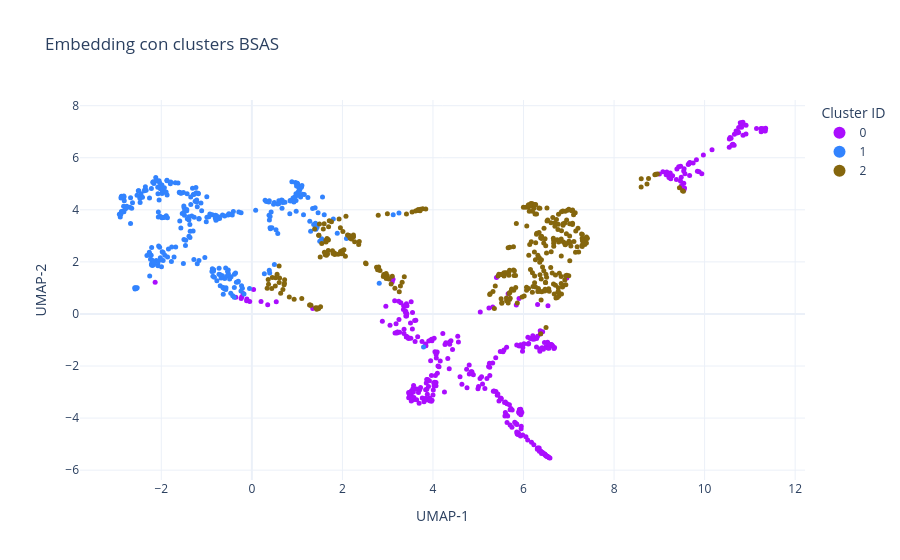

Notebook source saved alongside this figure:
### Code cell
n = len(Y)

#cluster asignado a cada punto
labels = np.full(n, -1, dtype=int)
for cid, cluster in enumerate(C_BSAS_M):
    for idx in cluster:
        if 0 <= idx < n:
            labels[idx] = cid

# Convierte a strings para que Plotly los trate como categorías
labels_str = labels.astype(str)
labels_str[labels == -1] = "Unassigned"

# DataFrame para Plotly
df_plot = pd.DataFrame({
    "x": Y[:, 0],
    "y": Y[:, 1],
    "cluster": labels_str
})

# Paleta cualitativa amplia (26 colores). Añadimos gris para "Unassigned".
palette = px.colors.qualitative.Alphabet.copy()
unique_clusters = sorted(df_plot["cluster"].unique(), key=lambda v: (v!="Unassigned", v))

# Mapa discreto cluster->color (si hay más clusters que la paleta, cicla)
color_map = {}
k = len(palette)
count = 0
for cl in unique_clusters:
    color_map[cl] = palette[count % k]
    count += 1

# Scatter interactivo
fig = px.scatter(
    df_plot, x="x", y="y",
    color="cluster",
    color_discrete_map=color_map,
    category_orders={"cluster": unique_clusters},
    title="Embedding con clusters BSAS",
    labels={"x": "UMAP‑1", "y": "UMAP‑2", "cluster": "Cluster ID"},
    hover_data={"cluster": True, "x": ':.3f', "y": ':.3f'}
)

fig.update_traces(marker=dict(size=5, line=dict(width=0)))
fig.update_layout(
    template="plotly_white",
    legend_title_text="Cluster ID",
    legend=dict(itemsizing="constant")
)
fig.show()

### Figure 1 — Plotly figure (JSON) as saved in the notebook; plotly's stock layout.template omitted (floating-point values rounded to 4 significant figures; data arrays with more than 128 entries replaced by an {"elided": "..."} marker saying what was removed)
{"data": [{"customdata": {"elided": "355x1 str values"}, "hovertemplate": "Cluster ID=%{customdata[0]}<br>UMAP‑1=%{x:.3f}<br>UMAP‑2=%{y:.3f}<extra></extra>", "legendgroup": "0", "marker": {"color": "#AA0DFE", "line": {"width": 0}, "size": 5, "symbol": "circle"}, "mode": "markers", "name": "0", "orientation": "v", "showlegend": true, "type": "scatter", "x": {"elided": "355 float values"}, "xaxis": "x", "y": {"elided": "355 float values"}, "yaxis": "y"}, {"customdata": {"elided": "314x1 str values"}, "hovertemplate": "Cluster ID=%{customdata[0]}<br>UMAP‑1=%{x:.3f}<br>UMAP‑2=%{y:.3f}<extra></extra>", "legendgroup": "1", "marker": {"color": "#3283FE", "line": {"width": 0}, "size": 5, "symbol": "circle"}, "mode": "markers", "name": "1", "orientation": "v", "showlegend": true, "type": "scatter", "x": {"elided": "314 float values"}, "xaxis": "x", "y": {"elided": "314 float values"}, "yaxis": "y"}, {"customdata": {"elided": "331x1 str values"}, "hovertemplate": "Cluster ID=%{customdata[0]}<br>UMAP‑1=%{x:.3f}<br>UMAP‑2=%{y:.3f}<extra></extra>", "legendgroup": "2", "marker": {"color": "#85660D", "line": {"width": 0}, "size": 5, "symbol": "circle"}, "mode": "markers", "name": "2", "orientation": "v", "showlegend": true, "type": "scatter", "x": {"elided": "331 float values"}, "xaxis": "x", "y": {"elided": "331 float values"}, "yaxis": "y"}], "layout": {"legend": {"itemsizing": "constant", "title": {"text": "Cluster ID"}, "tracegroupgap": 0}, "title": {"text": "Embedding con clusters BSAS"}, "xaxis": {"anchor": "y", "domain": [0, 1], "title": {"text": "UMAP‑1"}}, "yaxis": {"anchor": "x", "domain": [0, 1], "title": {"text": "UMAP‑2"}}}}
